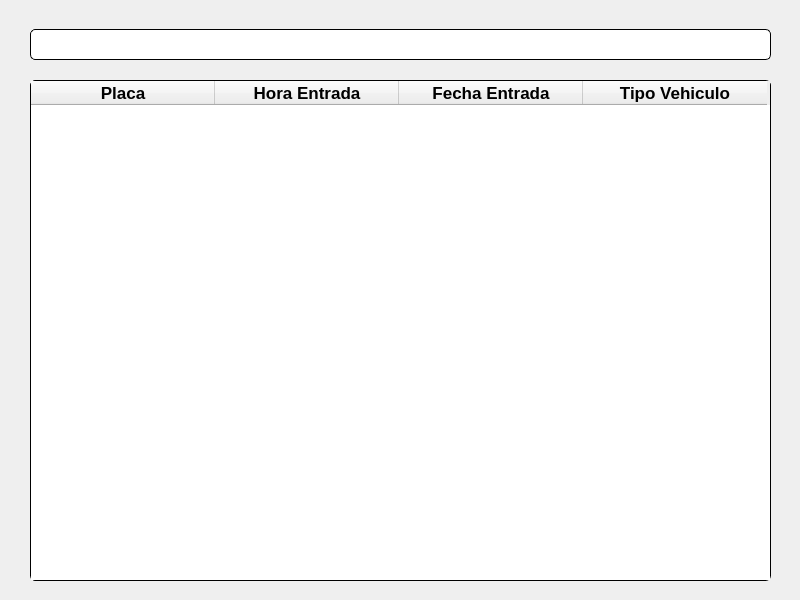
<?xml version="1.0" encoding="UTF-8"?>
<ui version="4.0">
 <class>VentanaRA</class>
 <widget class="QMainWindow" name="VentanaRA">
  <property name="geometry">
   <rect>
    <x>0</x>
    <y>0</y>
    <width>800</width>
    <height>600</height>
   </rect>
  </property>
  <property name="maximumSize">
   <size>
    <width>1400</width>
    <height>730</height>
   </size>
  </property>
  <property name="windowTitle">
   <string>Lista de Vehiculos</string>
  </property>
  <property name="styleSheet">
   <string notr="true">QTableWidget{
font: 13pt &quot;Tahoma&quot;;
border:1px solid black;
border-radius: 5px
}

QLineEdit{
font: 18px &quot;Tahoma&quot;;
border:1px solid black;
border-radius: 5px;
}</string>
  </property>
  <widget class="QWidget" name="centralwidget">
   <widget class="QTableWidget" name="tableVehiculos">
    <property name="geometry">
     <rect>
      <x>30</x>
      <y>80</y>
      <width>741</width>
      <height>501</height>
     </rect>
    </property>
    <property name="lineWidth">
     <number>1</number>
    </property>
    <property name="autoScrollMargin">
     <number>10</number>
    </property>
    <property name="editTriggers">
     <set>QAbstractItemView::NoEditTriggers</set>
    </property>
    <property name="alternatingRowColors">
     <bool>true</bool>
    </property>
    <property name="selectionBehavior">
     <enum>QAbstractItemView::SelectRows</enum>
    </property>
    <property name="gridStyle">
     <enum>Qt::SolidLine</enum>
    </property>
    <property name="sortingEnabled">
     <bool>false</bool>
    </property>
    <property name="rowCount">
     <number>0</number>
    </property>
    <attribute name="horizontalHeaderDefaultSectionSize">
     <number>184</number>
    </attribute>
    <attribute name="horizontalHeaderMinimumSectionSize">
     <number>70</number>
    </attribute>
    <column>
     <property name="text">
      <string>Placa</string>
     </property>
     <property name="font">
      <font>
       <family>Tahoma</family>
       <pointsize>13</pointsize>
       <weight>75</weight>
       <bold>true</bold>
      </font>
     </property>
     <property name="textAlignment">
      <set>AlignCenter</set>
     </property>
    </column>
    <column>
     <property name="text">
      <string>Hora Entrada</string>
     </property>
     <property name="font">
      <font>
       <family>Tahoma</family>
       <pointsize>13</pointsize>
       <weight>75</weight>
       <bold>true</bold>
      </font>
     </property>
     <property name="textAlignment">
      <set>AlignCenter</set>
     </property>
    </column>
    <column>
     <property name="text">
      <string>Fecha Entrada</string>
     </property>
     <property name="font">
      <font>
       <family>Tahoma</family>
       <pointsize>13</pointsize>
       <weight>75</weight>
       <bold>true</bold>
      </font>
     </property>
     <property name="textAlignment">
      <set>AlignCenter</set>
     </property>
    </column>
    <column>
     <property name="text">
      <string>Tipo Vehiculo</string>
     </property>
     <property name="font">
      <font>
       <family>Tahoma</family>
       <pointsize>13</pointsize>
       <weight>75</weight>
       <bold>true</bold>
      </font>
     </property>
     <property name="textAlignment">
      <set>AlignCenter</set>
     </property>
    </column>
   </widget>
   <widget class="QLineEdit" name="txtBuscar">
    <property name="geometry">
     <rect>
      <x>30</x>
      <y>29</y>
      <width>741</width>
      <height>31</height>
     </rect>
    </property>
    <property name="text">
     <string/>
    </property>
    <property name="maxLength">
     <number>7</number>
    </property>
   </widget>
  </widget>
 </widget>
 <resources/>
 <connections/>
</ui>
